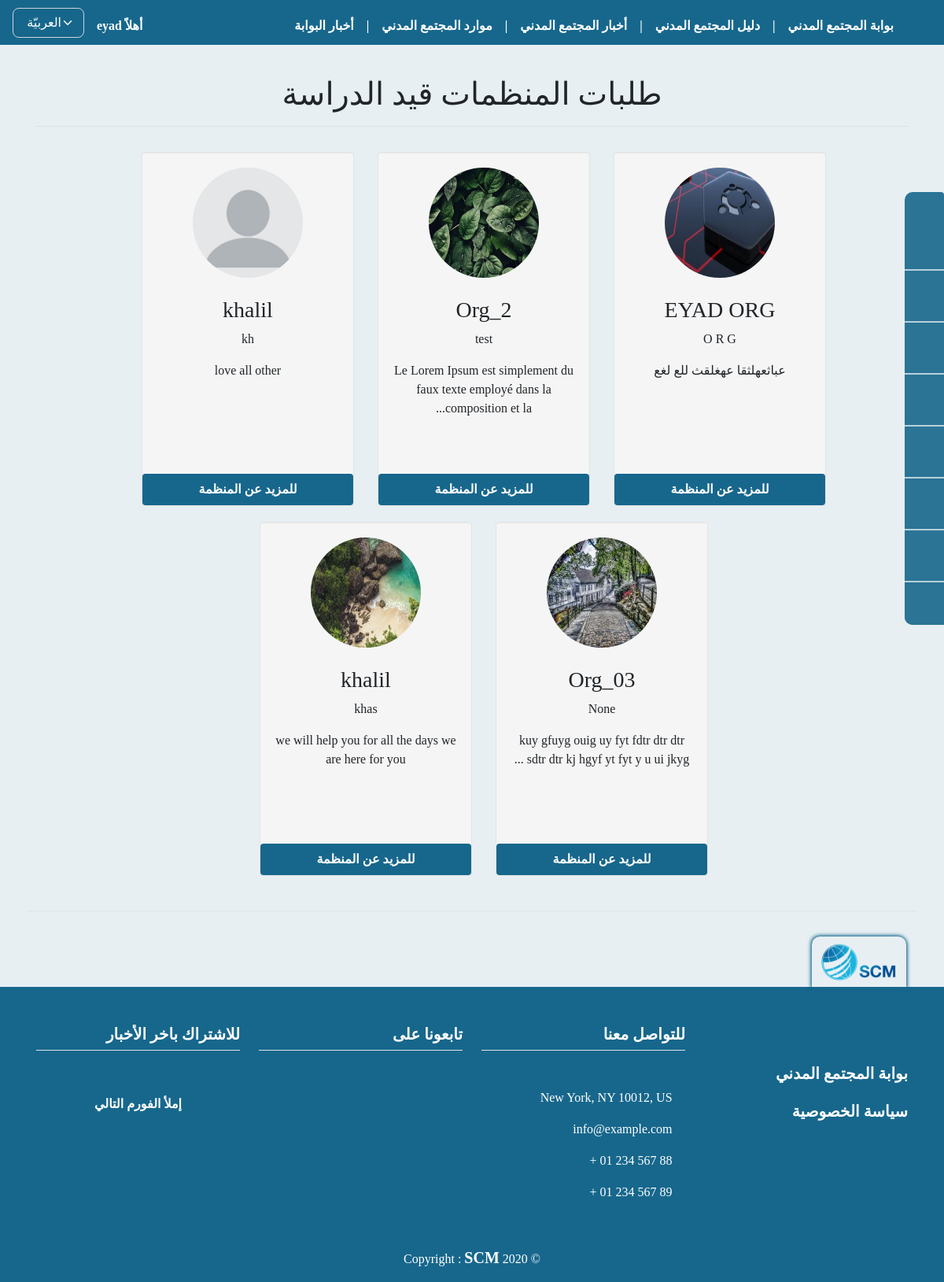
/orgs_orders_published/ (signed in), run on an earlier commit of the app's database.
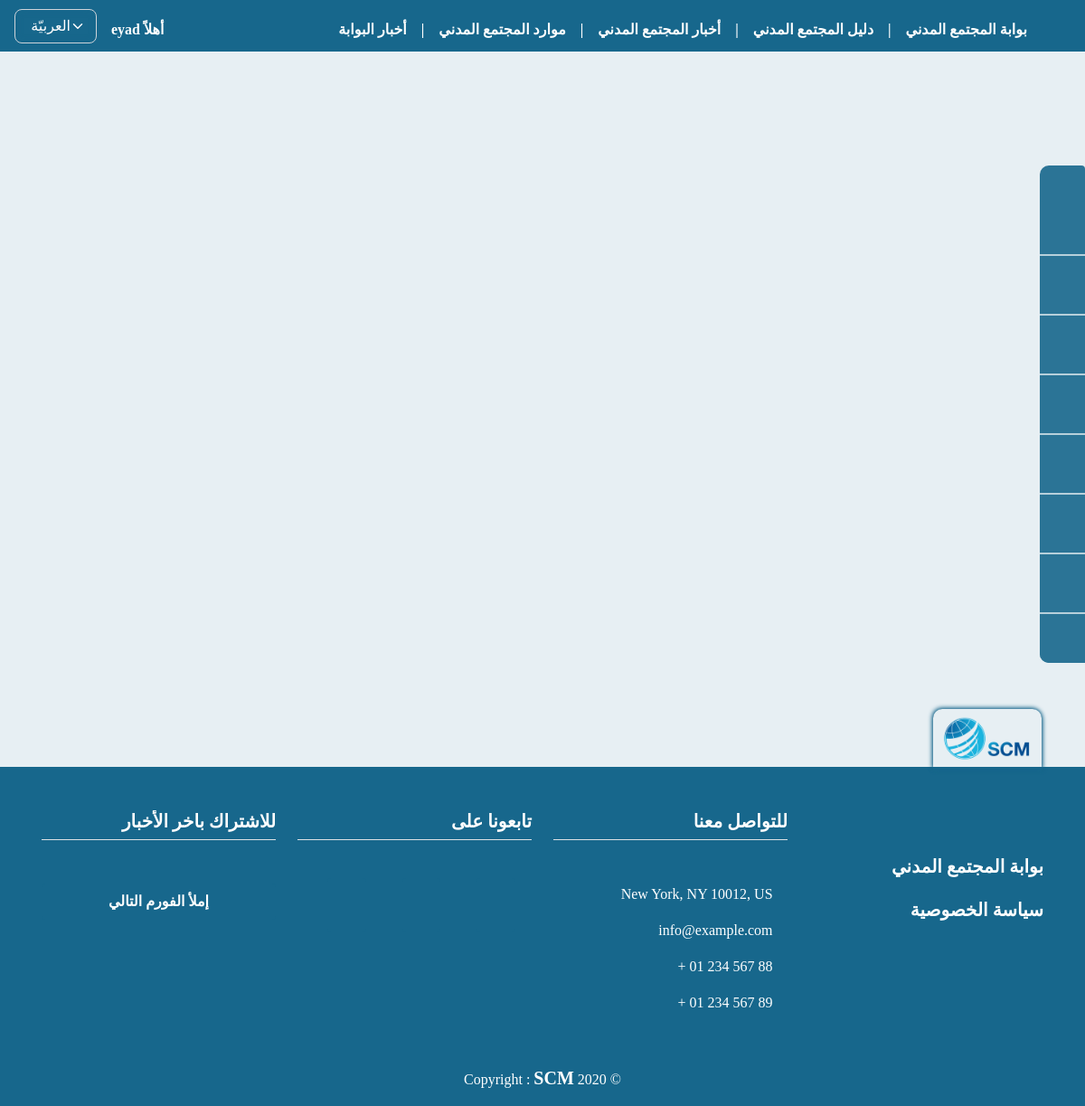
And on a later commit of the database.
### orgs/models.py (models this page shows, shortened)
class OrgProfile(models.Model):
    user = models.ForeignKey(
        User, on_delete=models.CASCADE)
    name = models.CharField(max_length=255, null=False,
                            verbose_name=_("اسم المنظمة"))
    name_en_ku = models.CharField(max_length=255, null=True, blank=True,
                                  verbose_name=_("اسم المنظمة باللغة الانكليزية أو الكردية"))
    short_cut = models.CharField(
        max_length=255, null=True, blank=True, verbose_name=_("الاسم المختصر"))
    org_type = models.CharField(
        max_length=150, null=False, choices=MyChoices.type_CHOICES, verbose_name=_("نوع المنظمة"))
    position_work = CountryField(
        max_length=255, null=False, verbose_name=_("مكان العمل"))
    city_work = models.ForeignKey(
        City, on_delete=models.SET_NULL, null=True, blank=True, verbose_name=_("المحافظة"))
    logo = models.ImageField(upload_to="org_logos",
                             null=False, default='org_logos/default_logo.jpg', verbose_name=_("شعار المنظمة"))
    message = models.TextField(
        max_length=2000, null=False, verbose_name=_("الرؤية و الرسالة"))
    name_managing_director = models.CharField(
        max_length=255, null=True, blank=True, verbose_name=_("اسم رئيس مجلس اﻹدارة"))
    name_ceo = models.CharField(
        max_length=255, null=True, blank=True, verbose_name=_('اسم المدير التنفيذي'))
    site_web = models.URLField(
        max_length=255, null=True, blank=True, verbose_name=_('الموقع الالكتروني'))
    facebook = models.URLField(
        max_length=255, null=True, blank=True, verbose_name=_('صفحة فيسبوك'))
    twitter = models.URLField(
        max_length=255, null=True, blank=True, verbose_name=_('صفحة تويتر'))
    email = models.EmailField(max_length=255, null=True,
                              blank=True, verbose_name=_('البريد الاكتروني'))
    phone = models.CharField(max_length=100, null=True,
                             blank=True, verbose_name=_('رقم الهاتف'))
    name_person_contact = models.CharField(
        max_length=255, null=True, blank=True, verbose_name=_('اسم الشخص المسؤول عن التواصل'))
    email_person_contact = models.EmailField(
        max_length=255, null=True, blank=True, verbose_name=_('البريد الاكتروني للشخص المسؤول عن التواصل'))
    org_adress = models.CharField(
        max_length=255, null=False, verbose_name=_('عنوان المقر الرئيسي'))
    work_domain = models.CharField(
        max_length=255, choices=MyChoices.domain_CHOICES, null=False, verbose_name=_('مجال العمل'))
    target_cat = models.CharField(
        max_length=255, null=False, choices=MyChoices.target_CHOICES, verbose_name=_('الفئات المستهدفة'))
    date_of_establishment = models.CharField(
        max_length=150, null=True, blank=True, verbose_name=_('تاريخ سنة التأسيس'))
    is_org_registered = models.CharField(
        max_length=100, null=False, choices=MyChoices.bool_CHOICES, verbose_name=_('هل المنظمة مسجلة ؟'))
    org_registered_country = CountryField(
        max_length=255, null=True, blank=True, verbose_name=_("بلد التسجيل"))
    org_members_count = models.PositiveIntegerField(
        validators=[MinValueValidator(1)], null=True, blank=True, verbose_name=_('عدد اﻷعضاء'))
    org_members_womans_count = models.PositiveIntegerField(
        validators=[MinValueValidator(1)], null=True, blank=True, verbose_name=_('عدد النساء من اﻷعضاء'))
    w_polic_regulations = models.CharField(
        max_length=200, null=False, choices=MyChoices.polic_CHOICES, verbose_name=_('السياسات واللوائح المكتوبة'))
    org_member_with = models.CharField(max_length=100, null=True, blank=True, choices=MyChoices.bool_CHOICES, verbose_name=_(
        'ھل المؤسسة عضو في اي شبكة او تحالف او جسم تنسیقي؟'))
    coalition_name = models.CharField(
        max_length=255, null=True, blank=True, verbose_name=_('اسم الشبكة / التحالف'))
    publish = models.BooleanField(default=False)
    created_at = models.DateTimeField(auto_now_add=True)
    published_at = models.DateTimeField(blank=True, null=True, default=None)
    updated_at = models.DateTimeField(blank=True, null=True, default=None)

### orgs/views.py (the view)
# urls.py: path('orgs_orders_published/', views.orgs_orders_published,
@login_required(login_url='signe_in')
def orgs_orders_published(request):
    orgs = OrgProfile.objects.filter(publish=True)
    myFilter = OrgsFilter(request.GET, queryset=orgs)
    orgs = myFilter.qs
    paginator = Paginator(orgs, 12)
    page = request.GET.get('page')
    try:
        orgs = paginator.get_page(page)
    except(EmptyPage, InvalidPage):
        orgs = paginator.page(paginator.num_pages)
    context = {
        'orgs': orgs,
        'myFilter': myFilter,
    }
    return render(request, 'profiles/orgs_orders_published.html', context)

### templates/profiles/orgs_orders_published.html (shortened to what this page needs)
{% extends 'base.html' %}
{% load static i18n phonenumber_filters %}
{% block content%}
{% if request.user.is_authenticated and request.user.is_superuser %}
{% if orgs %}
<h1 class="pt-5 mt-5 text-center border-bottom pb-3">{% trans 'طلبات المنظمات قيد الدراسة' %}</h1>
<div class="row justify-content-center pt-4">
    <br>
    <br>
    {% for org in orgs %}
    <div class="span3 well">
        <center>
            <a href="{% url 'particip_detail' org.id %}">
                <img src="{{ org.logo.url }}" name="{{ org.name_en_ku }}" title="{{ org.name_en_ku }}" width="140"
                    height="140" class="img-circle"></a>
            <h3 class="mt-4">{{ org.name }}</h3>
            <p>{{ org.short_cut }}</p>
            <p>{{ org.message|truncatechars:80 }}</p>
            <p>
                <a href="{% url 'particip_detail' org.id %}" class="btn btn-block">
                    {% trans 'للمزيد عن المنظمة' %} </a>
            </p>
        </center>
    </div>
    {% endfor %}
    <div class="pagination row border-top mt-4 pt-4" dir="ltr">
    </div>
</div>
{% else %}
<h3> {% trans 'حالياً لا يوجد منظمات مسجله او موافق عليها' %} </h3>
{% endif %}
{% endif %}
{% endblock %}

What changed in the data, as far as the page shows it:
removed OrgProfile: logo (picture), name "EYAD ORG", short_cut "O R G", message "عباثعهلثقا عهغلقث للع لغع"
removed OrgProfile: logo (picture), name "Org_2", short_cut "test", message "Le Lorem Ipsum est simplement du faux texte employé dans la composition et la..."
removed OrgProfile: logo (placeholder picture), name "khalil", short_cut "kh", message "love all other"
removed OrgProfile: logo (picture), name "Org_03", short_cut "None", message "kuy gfuyg ouig uy fyt fdtr dtr dtr sdtr dtr kj hgyf yt fyt y u ui jkyg ..."
removed OrgProfile: logo (picture), name "khalil", short_cut "khas", message "we will help you for all the days we are here for you"
Also different on the page:
text no longer shown: "طلبات المنظمات قيد الدراسة"
